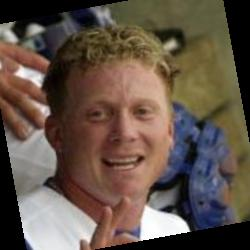
#> input picture pca/lfw-deepfunneled/Aaron_Guiel/Aaron_Guiel_0001.jpg, 250 x 250 px; the run also reads 1 picture not shown here
$ python pca1.py
#> lines starting #> are read from the running program, lines starting #| are printed output that depends on the picture
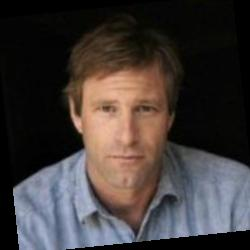
#> input picture pca/lfw-deepfunneled/Aaron_Eckhart/Aaron_Eckhart_0001.jpg, 250 x 250 px
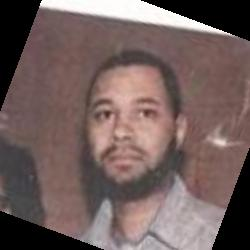
#> input picture pca/lfw-deepfunneled/Aaron_Patterson/Aaron_Patterson_0001.jpg, 250 x 250 px
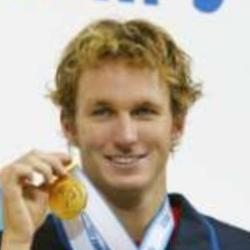
#> input picture pca/lfw-deepfunneled/Aaron_Peirsol/Aaron_Peirsol_0001.jpg, 250 x 250 px
### pca2.py

from numpy import *

def pca(X):
    num_data, dim = X.shape
    print(X.shape, "aaa")
    mean_X = X.mean(axis=0)
    X = X - mean_X
    if dim>num_data:
        X = dot(X,X.T)
    if dim<num_data:
        M = dot(X, X.T)
      #  print M.shape, "sss"
        e, EV = linalg.eigh(M)
        tmp = dot(X.T, EV).T
        V = tmp[::-1]
        S = sqrt(e)[::-1]
        #print S
        #S

        for i in range(V.shape[1]):
            V[:, i] /= S
    #else:
    U, S, V = linalg.svd(X)
    V = V[:num_data]
    return V, S, mean_X

### pca1.py
import cv2
from PIL import Image
from numpy import *
from pylab import *
import os
import pca2

def iter_files(path):
    for root, dirs, files in os.walk(path):
        for file in files:
            ext = os.path.splitext(file)[1][1:].lower()
            if ext in ['jpg', 'jpeg', 'png', 'gif']:
                yield os.path.join(root, file)

def iter_imgs(files):
    for file in files:
        yield cv2.imread(file,cv2.IMREAD_GRAYSCALE).flatten()

path = r'C:\Users\feifu\PycharmProjects\untitled\pca\lfw-deepfunneled'
oneImgPath = r'C:\Users\feifu\PycharmProjects\untitled\pca\lfw-deepfunneled\Aaron_Eckhart'
files = iter_files(path)

imgs = iter_imgs(files)
im = stack(imgs)
#print im.shape
img1 = array(Image.open('Aaron_Eckhart_0001.jpg'))
m, n = img1.shape[0:2]
#> m = 250; n = 250
#print m, n
imnbr = len(im[:, 0])
#> imnbr = 4
#print imnbr
V, S, immean = pca2.pca(im.T)
#| (62500, 4) aaa
#> in pca, `mean_X = X.mean(axis=0)`: mean_X = [87.38, 60.09, 100.5, 177.1]
#> (the run stopped early here; a loop or call above may not have finished)
